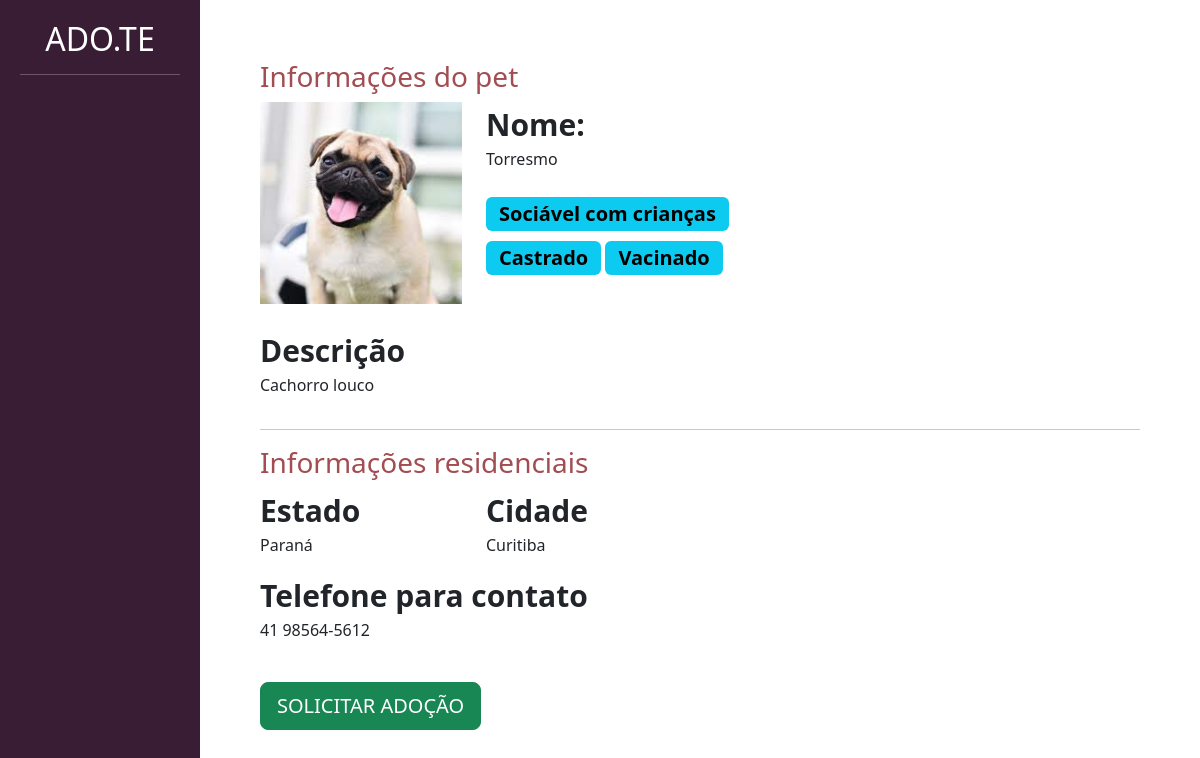
/divulgar/ver_pet/2 (signed in), run on the app's committed database.
### divulgar/models.py (models this page shows, shortened)
class Pet(models.Model):
    choice_status = (('P', 'Para adoção'),
                     ('A', 'Adotado'))
    usuario = models.ForeignKey(User, on_delete=models.DO_NOTHING)
    foto = models.ImageField(upload_to="fotos_pets")
    nome = models.CharField(max_length=100)
    descricao = models.TextField()
    estado = models.CharField(max_length=50)
    cidade = models.CharField(max_length=50)
    telefone = models.CharField(max_length=14)
    tags = models.ManyToManyField(Tag)
    raca = models.ForeignKey(Raca, on_delete=models.DO_NOTHING)
    status = models.CharField(max_length=1, choices=choice_status, default='P')

class Tag(models.Model):
    tag = models.CharField(max_length=100)
    def __str__(self):
        return self.tag

### divulgar/views.py (the view)
# urls.py: path('ver_pet/<int:id>', views.ver_pet, name="ver_pet"),
@login_required
def ver_pet(request, id):
    if request.method == "GET":
        pet = Pet.objects.get(id = id)
        return render(request, 'ver_pet.html', {'pet': pet})

### divulgar/templates/ver_pet.html (shortened to what this page needs)
{% load static %}
<!doctype html>
<html lang="pt-BR">
    <head>
    <link href="https://cdn.jsdelivr.net/npm/bootstrap@5.3.0-alpha1/dist/css/bootstrap.min.css" rel="stylesheet">
    <link href="{% static 'usuarios/css/cadastro.css' %}" rel="stylesheet">
    <link href="{% static 'divulgar/css/novo_pet.css' %}" rel="stylesheet">
    <link href="{% static 'divulgar/css/seus_pet.css' %}" rel="stylesheet">
    <link href="{% static 'adotar/css/listar_pets.css' %}" rel="stylesheet">
    </head>
    <body>
        <div class="container-fluid">
            <div class="row">
                <div class="col-md-2 bg-side-plataforma sidebar">
                    <h2>ADO.TE</h2>
                    <hr>
                </div>
                <div style="padding:60px" class="col-md">
                    <h3 class="font-vinho">Informações do pet</h3>
                    <div class="row">
                        <div class="col-md-3">
                            <img width="100%" src="{{pet.foto.url}}">
                        </div>
                        <div class="col-md-9">
                            <span class="span-bold">Nome:</span>
                            <p>{{pet.nome}}</p>
                            <div style="width:40%">
                                {% for tag in pet.tags.all %}
                                    <span class="badge text-bg-info badge-lg">{{tag}}</span>
                                {% endfor %}
                            </div>
                        </div>
                    </div>
                    <br>
                    <div class="row">
                        <div class="col-md-5">
                            <span class="span-bold">Descrição</span>
                            <p>{{pet.descricao}}</p>
                        </div>
                        <div class="col-md-7">
                        </div>
                    </div>
                    <hr>
                    <div class="row">
                        <h3 class="font-vinho">Informações residenciais</h3>
                        <div class="col-md">
                            <div class="row">
                                <div class="col-md">
                                    <span class="span-bold">Estado</span>
                                    <p>{{pet.estado}}</p>
                                </div>
                                <div class="col-md">
                                    <span class="span-bold">Cidade</span>
                                    <p>{{pet.cidade}}</p>
                                </div>
                            </div>
                            <span class="span-bold">Telefone para contato</span>
                            <p>{{pet.telefone}}</p>
                            <br>
                            <a href="{% url 'pedido_adocao' pet.id %}" class="btn btn-success btn-lg">SOLICITAR ADOÇÃO</a>
                        </div>
                        <div class="col-md">
                        </div>
                    </div>
                </div>
            </div>
        </div>
    </body>
</html>

### templates/static/divulgar/css/novo_pet.css (style rules this page uses)
.sidebar { text-align: center; padding: 20px; }
.font-vinho { color: #A24D52; }

### templates/static/adotar/css/listar_pets.css (style rules this page uses)
.span-bold { font-weight: bold; font-size: 30px; }
.badge-lg { font-size: 20px; margin-top: 10px; }
.bg-side-plataforma { background-color: #391D34; color: white; }

### data on the page
Pet: foto (picture), nome "Torresmo", descricao "Cachorro louco", estado "Paraná", cidade "Curitiba", telefone "41 98564-5612"
Tag: tag "Sociável com crianças"
Tag: tag "Castrado"
Tag: tag "Vacinado"
